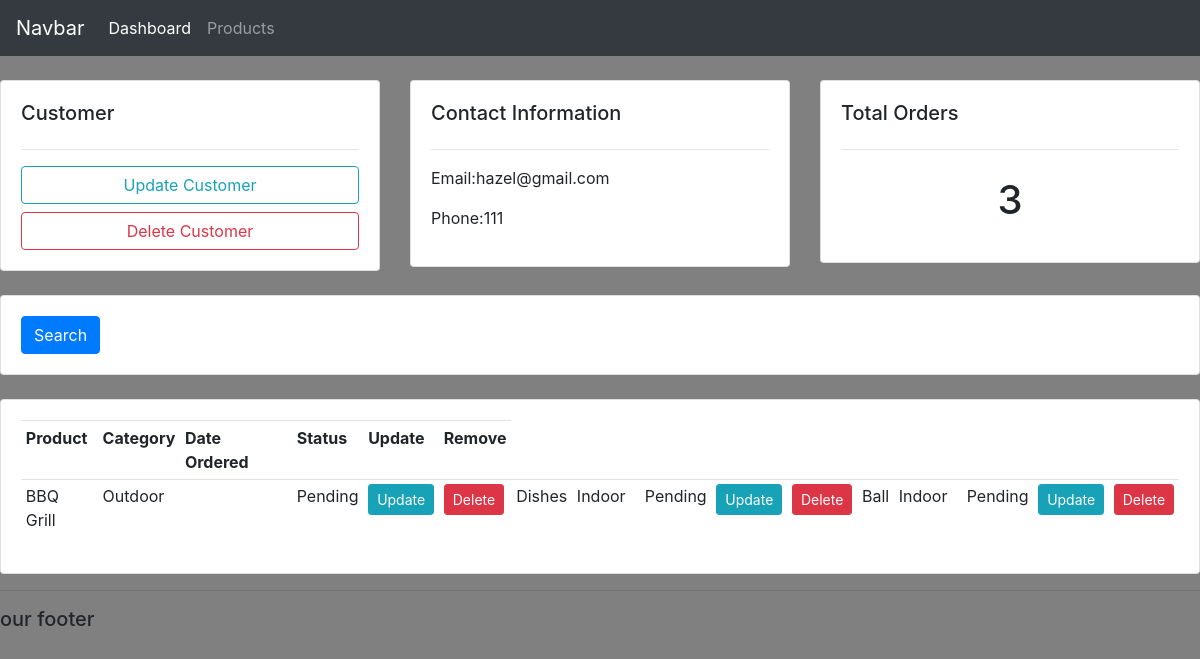
/customer/3/, run on an earlier commit of the app's database.
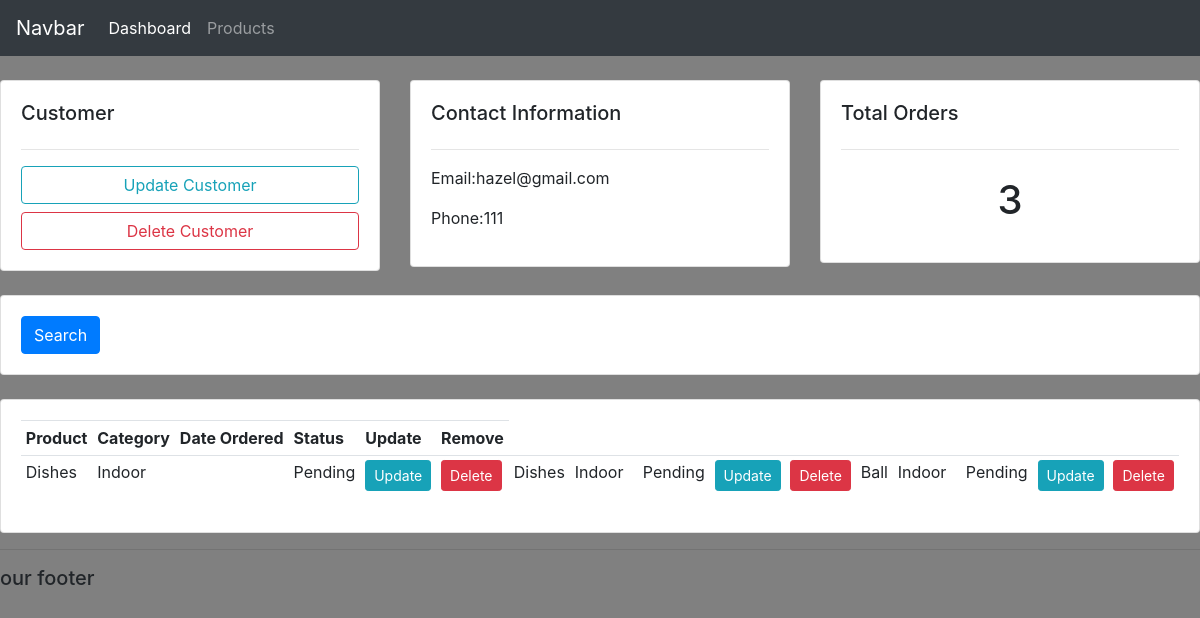
And on a later commit of the database.
### accounts/models.py (models this page shows, shortened)
class Order(models.Model):
    STATUS = (
        ('Pending','Pending'),
        ('Out for delivery','Out for delivery'),
        ('Delivered','Delivered'),
        )
    customer = models.ForeignKey(Customer,null=True,on_delete=models.SET_NULL)
    product = models.ForeignKey(Product,null=True,on_delete=models.SET_NULL)
    date_created = models.DateTimeField(auto_now_add=True, null=True)
    status = models.CharField(max_length=200, null=True,choices=STATUS)

class Product(models.Model):
    CATEGORY=(
        ('Indoor','Indoor'),
        ('Outdoor','Outdoor'),
    )
    name = models.CharField(max_length=200, null=True)
    price = models.FloatField(null=True)
    category = models.CharField(max_length=200, null=True, choices=CATEGORY)
    description= models.CharField(max_length=200, null=True, blank = True)
    date_created = models.DateTimeField(auto_now_add=True)
    tags = models.ManyToManyField(Tag)
    def __str__(self):
        return self.name

### accounts/views.py (the view)
# urls.py: path('customer/<str:pk_test>/', views.customer, name='customer'),
def customer(request,pk_test):
    customer = Customer.objects.get(id=pk_test)
    orders = customer.order_set.all()
    order_count= orders.count()
    context = {'customer':customer, 'orders': orders,'order_count':order_count}
    return render(request, 'accounts/customer.html',context)

### accounts/templates/accounts/customer.html
{% extends "accounts/main.html" %}
{% block content%}
<br>
<div class="row">
    <div class="col-md">
        <div class="card card-body">
            <h5>Customer</h5>
            <hr>
            <a class="btn btn-outline-info btn-sml btn-block" href="">Update Customer</a>
            <a class="btn btn-outline-danger btn-sml btn-block" href="">Delete Customer</a>
        </div>
    </div>
    <div class="col-md">
        <div class="card card-body">
            <h5>Contact Information</h5>
            <hr>
            <p>Email:{{customer.email}}</p>
            <p>Phone:{{customer.phone}}</p>
        </div>
    </div>
    <div class="col-md">
        <div class="card card-body">
            <h5>Total Orders</h5>
            <hr>
            <h1 style="text-align: center;padding: 10px">{{order_count}}</h1>
        </div>
    </div>
</div>
<br>
<div class="row">
    <div class="col">
        <div class="card card-body">
            <form method="get">
                <button class="btn btn-primary" type="submit">Search</button>
            </form>
        </div>
    </div>
</div>
<br>
<div class="row">
    <div class="col-md">
        <div class="card card-body">
            <table class="table table-sm">
                <tr>
                    <th>Product</th>
                    <th>Category</th>
                    <th>Date Ordered</th>
                    <th>Status</th>
                    <th>Update</th>
                    <th>Remove</th>
                </tr>
                {% for order in orders %}
                <td>{{order.product}}</td>
                <td>{{order.product.category}}</td>
                <td>{{order.date.created}}</td>
                <td>{{order.status}}</td>
                <td><a class="btn btn-sm btn-info" href="{% url 'update_order' order.id %}">Update</a></td>
                <td><a class="btn btn-sm btn-danger" href="{% url 'delete_order' order.id %}">Delete</a></td>
                {% endfor %}
            </table>
        </div>
    </div>
</div>
{% endblock %}

What changed in the data, as far as the page shows it:
changed Order (number 1 of 3 on the later page): product "BBQ Grill" → "Dishes"; product.category "Outdoor" → "Indoor"
